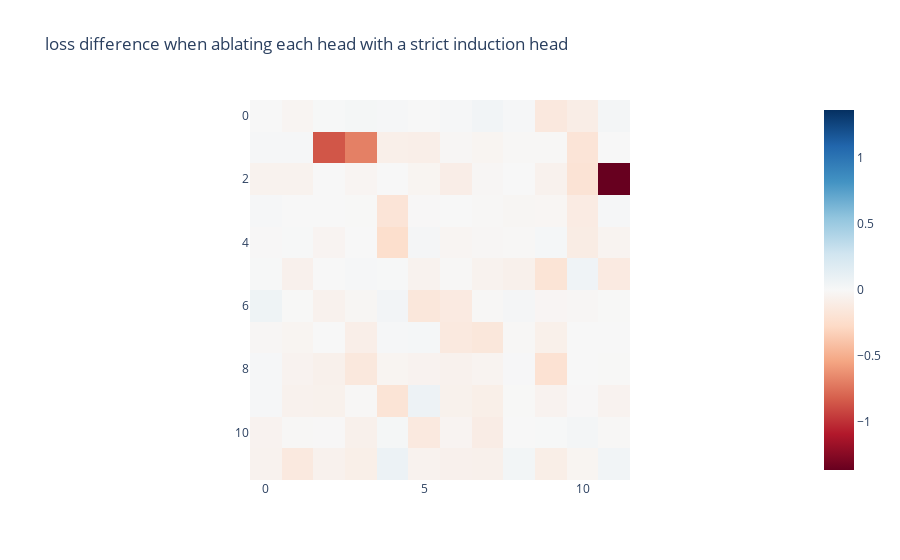

The notebook cell saved with this chart:
### Code cell
#%%

#text = "Mr and Mrs Dursley, of number four, Privet Drive, were proud to say that they were perfectly normal, thank you very much. They were the last people you'd expect to be involved in anything strange or mysterious, because they just didn't hold with such nonsense. Mr Dursley was the director of a firm called Grunnings, which made drills. He was a big, beefy man with hardly any neck, although he did have a very large moustache. Mrs Dursley was thin and blonde and had nearly twice the usual amount of neck, which came in very useful as she spent so much of her time craning over garden fences, spying on the neighbours. The Dursleys had a small son called Dudley and in their opinion there was no finer boy anywhere. The Dursleys had everything they wanted, but they also had a secret, and their greatest fear was that somebody would discover it. They didn't think they could bear it if anyone found out about the Potters. Mrs Potter was Mrs Dursley's sister, but they hadn't met for several years; in fact, Mrs Dursley pretended she didn't have a sister, because her sister and her good- for-nothing husband were as unDursleyish as it was possible to be. The Dursleys shuddered to think what the neighbours would say if the Potters arrived in the street. The Dursleys knew that the Potters had a small son, too, but they had never even seen him. This boy was another good reason for keeping the Potters away; they didn't want Dudley mixing with a child like that."
text = 'George Washington (February 22, 1732 - December 14, 1799) was an American Founding Father, military officer, and politician who served as the first president of the United States from 1789 to 1797. Appointed by the Second Continental Congress as commander of the Continental Army in 1775, Washington led Patriot forces to victory in the American Revolutionary War and then served as president of the Constitutional Convention in 1787, which drafted the current Constitution of the United States. Washington has thus become commonly known as the "Father of his Country".'
toks = model.tokenizer(text, return_tensors='pt', add_special_tokens=True)['input_ids'].to(device)

print("here we test our strict induction head hook by observing loss differences on wikipedia text by ablating each head one at a time.")
logits, strict_induction_cache = model.run_with_cache(toks)
induction_ablation_map = strict_induction_ablation_map(model, strict_induction_cache, toks)
imshow(induction_ablation_map, title="loss difference when ablating each head with a strict induction head")

### Figure 1 — Plotly figure (JSON) as saved in the notebook; plotly's stock layout.template omitted (floating-point values rounded to 4 significant figures; data arrays with more than 128 entries replaced by an {"elided": "..."} marker saying what was removed)
{"data": [{"coloraxis": "coloraxis", "hovertemplate": "x: %{x}<br>y: %{y}<br>color: %{z}<extra></extra>", "name": "0", "type": "heatmap", "xaxis": "x", "yaxis": "y", "z": {"elided": "12x12 float values"}}], "layout": {"coloraxis": {"cmid": 0, "colorscale": [[0, "rgb(103,0,31)"], [0.1, "rgb(178,24,43)"], [0.2, "rgb(214,96,77)"], [0.3, "rgb(244,165,130)"], [0.4, "rgb(253,219,199)"], [0.5, "rgb(247,247,247)"], [0.6, "rgb(209,229,240)"], [0.7, "rgb(146,197,222)"], [0.8, "rgb(67,147,195)"], [0.9, "rgb(33,102,172)"], [1, "rgb(5,48,97)"]]}, "title": {"text": "loss difference when ablating each head with a strict induction head"}, "xaxis": {"anchor": "y", "constrain": "domain", "domain": [0, 1], "scaleanchor": "y"}, "yaxis": {"anchor": "x", "autorange": "reversed", "constrain": "domain", "domain": [0, 1]}}}
